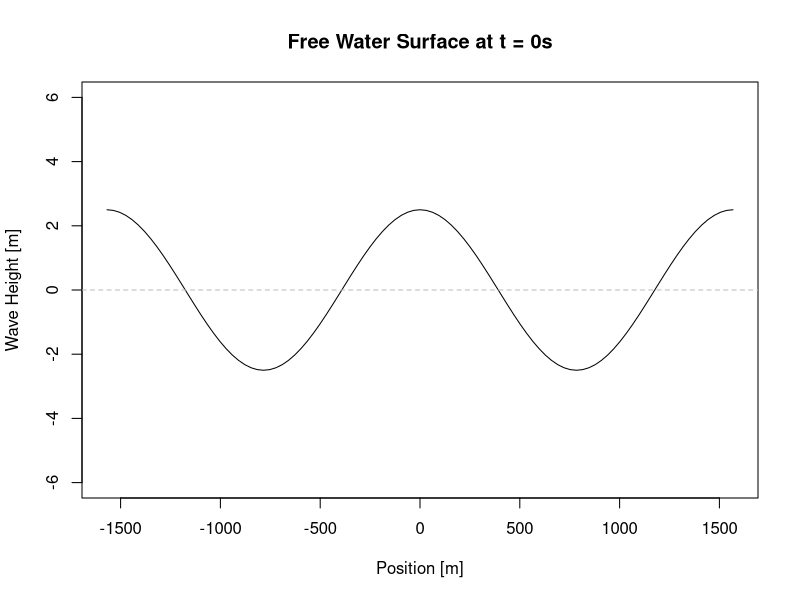
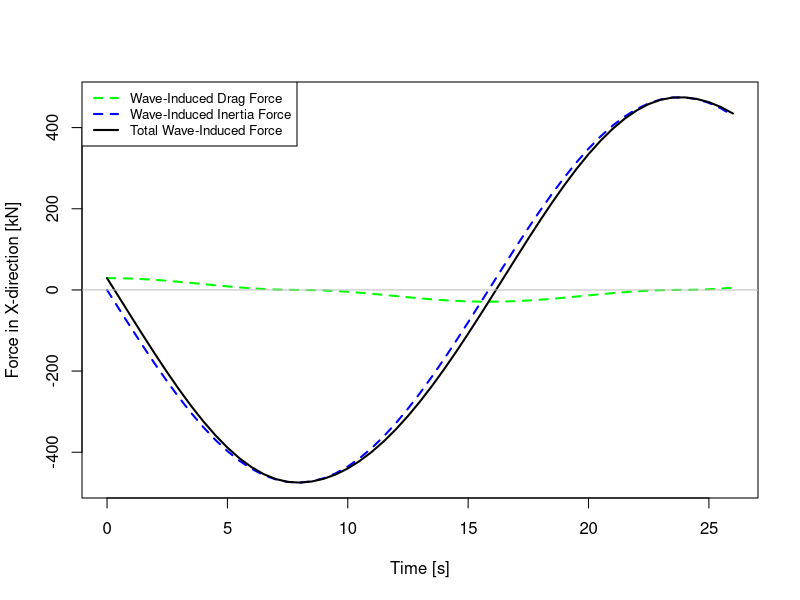
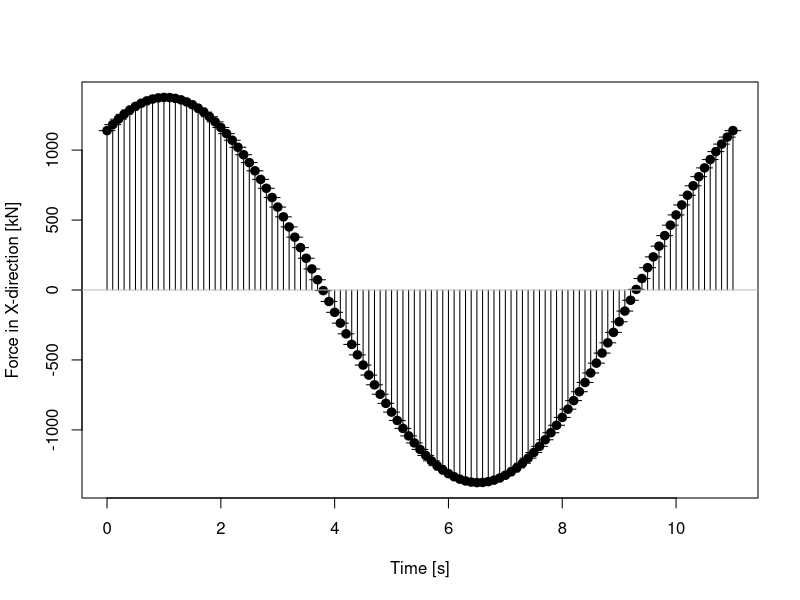
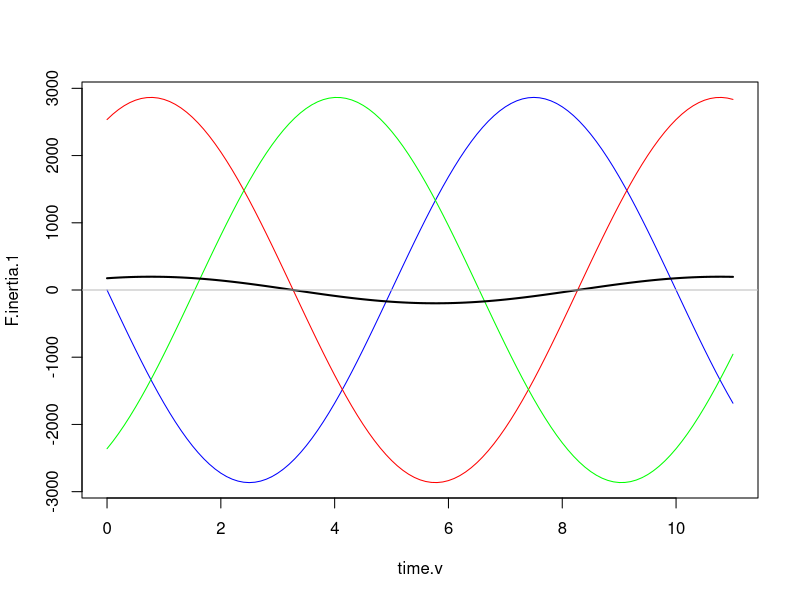
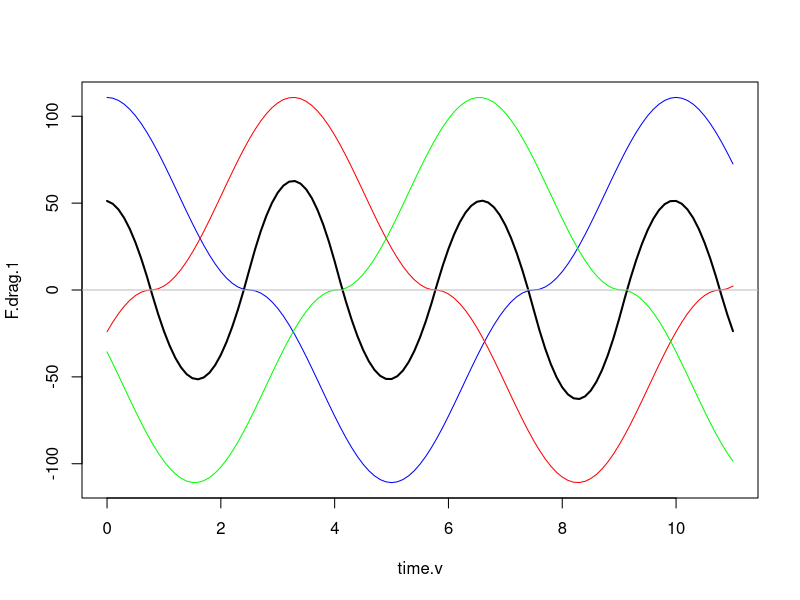
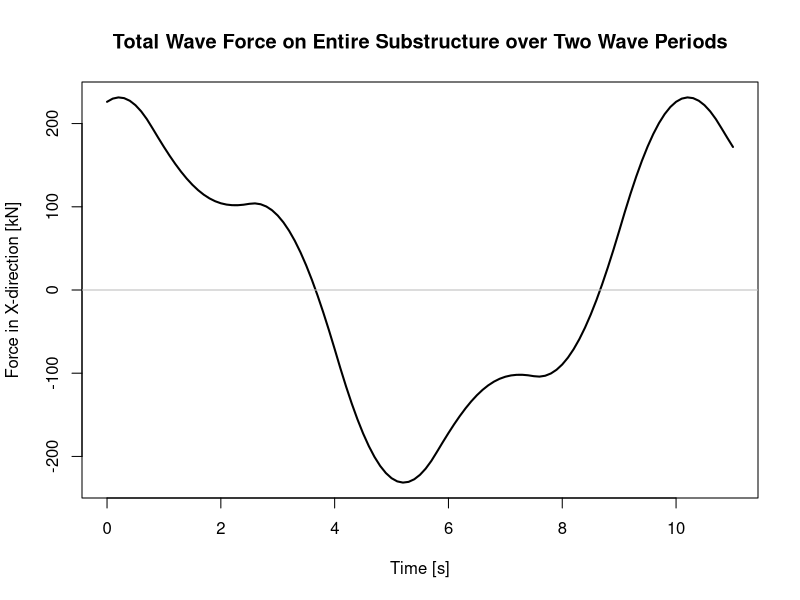
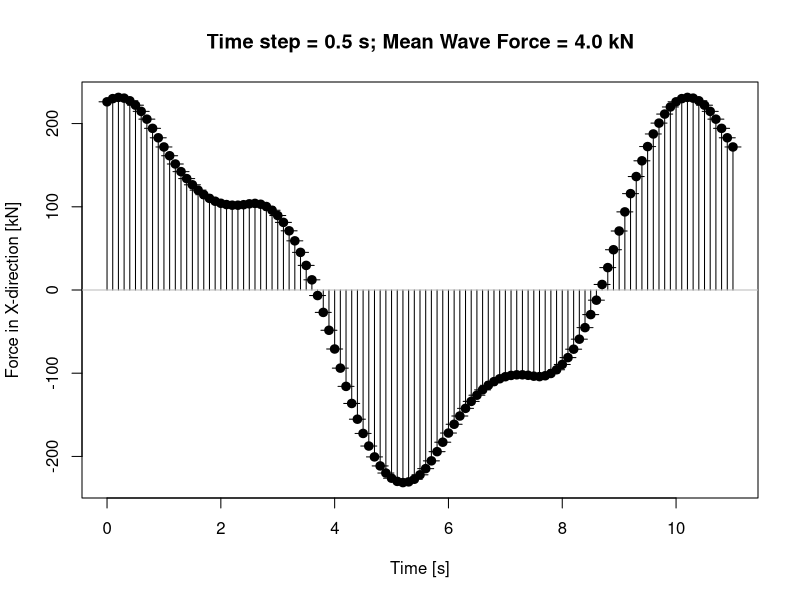
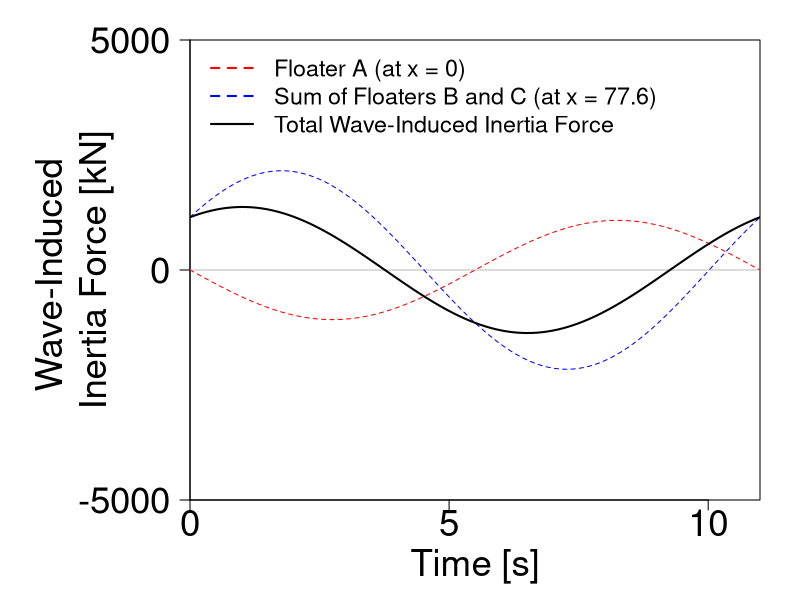

Generate these figures, in order, with R:
# Created By: Rudolph Santarromana
# Wave Drift Forces Calculation


setwd("C:/Users/Rudolph/Desktop/Rudolph/0 - CMU - Portugal PhD Files/0 - Research/Wind Energy/Dynamic Positioning")

library(tidyverse)
library(dplyr)


#### Using Morrison's equation

rho_water <- 1025 #seawater density [kg/m^3]
Cd <- 1.0 #body drag coefficient [-]
Cm <- 2.0 #body inertia coefficient [-]
diam <- 12.5 #12.5 body diameter [m]
draft <- 20 #20 body draft depth [m]
n.floaters <- 3 #3 number of floaters [-]

period <- 31.7 #wave period [seconds]
H <- 5 #design wave height [m]
depth <- 1000 #1000 site water depth [m]

v.curr <- 0

# Determine wavelength
# lambda <- (9.81*(period^2))/(2*pi) #wavelength [m]

fn.lambda <- function(l,pd = period, d = depth) { #this is the function to be optimized
  lambda <- (9.81*(pd^2))/(2*pi)
  fn <- abs(lambda*tanh((2*pi*d)/l) - l)
  return(fn)
}

lambda <- optimize(fn.lambda, c(0,10000), maximum = FALSE)$minimum

Lambda <- function(pd) {return((9.81*(pd^2))/(2*pi))} #pd in s, Lambda in m
# Lambda(5.66)


# Can we apply Morrison's equation? It is only applicable for small/slender objects
check <- if (diam/lambda < 0.2) print("YES") else print("NO")

Check <- function(diam) { #diam in m. Given a body diameter, what period is morison's equation allowed for?
  d_lambda <- 0.2 #the required ratio between D and Lambda for Morison's equation
  min.pd.sq <- (diam*2*pi)/(d_lambda*9.81)
  min.pd <- round(sqrt(min.pd.sq),2)
  return(min.pd) #in s. The wave period must be longer than this.
}
Check(12.5) #6.33s

#### Apply Morrison's equation if check == YES
area <- draft*diam*n.floaters #wetted area [m^2]
k <- 2*pi/lambda # [rad/m]

# Maximum Wave-induced drag force on ONE floater
F.drag.max <- 0.5*rho_water*Cd*diam*(((pi*H)/period)^2)*((1-exp(-2*k*draft))/(2*k)) # [Newtons]
F.drag.max <- F.drag.max/1000 #[kiloNewtons]

# Maximum Wave-induced inertial force
F.inertia.max <- rho_water*Cm*((pi*(diam^2))/4)*((2*(pi^2)*H)/period^2)*(1/k)*(1-exp(-k*draft)) #[Newtons]
F.inertia.max <- F.inertia.max/1000 #[kiloNewtons]

# Steady current drag force
F.curr <- 0.5*rho_water*area*v.curr^2

### Calculate time fluctuation
time.v <- seq(0,26, by = 0.5)

eta <- function(x,t) {
  a <- H/2
  sigma <- 2*pi/period
  eta <- a*cos(k*x - sigma*t)
  return(eta)
}

# Visualize wave height from SWL
dist.v <- seq(-lambda, lambda, by = lambda/50)
eta.v <- mapply(eta, x = dist.v, t = 0)

plot(x = dist.v, y = eta.v, type = 'l',
     ylim = c(-6,6), 
     main = "Free Water Surface at t = 0s",
     xlab = "Position [m]",
     ylab = "Wave Height [m]")
abline(h = 0, col = 'gray', lty = 2)

# Calculate fluctuating inertia- and drag-induced wave force on ONE floater
fn.F.inertia <- function(x,t,diam,Hs,Pd,dr = draft) {
  lambda <- (9.81*(Pd^2))/(2*pi)
  k <- 2*pi/lambda # [rad/m]
  F.inertia.max <- rho_water*Cm*((pi*(diam^2))/4)*((2*(pi^2)*Hs)/Pd^2)*(1/k)*(1-exp(-k*dr)) #[Newtons]
  F.inertia.max<- F.inertia.max/1000 #[kN]
  sigma <- 2*pi/Pd
  F.inertia <- F.inertia.max*sin(k*x - sigma*t)
  return(F.inertia)
}

fn.F.drag <- function(x,t,diam,Hs,Pd,dr = draft) {
  lambda <- (9.81*(Pd^2))/(2*pi)  
  k <- 2*pi/lambda # [rad/m]
  F.drag.max <- 0.5*rho_water*Cd*diam*(((pi*Hs)/Pd)^2)*((1-exp(-2*k*dr))/(2*k)) # [Newtons]
  F.drag.max <- F.drag.max/1000 #[kN]
  sigma <- 2*pi/Pd
  F.drag <- F.drag.max*cos(k*x - sigma*t)*abs(cos(k*x - sigma*t))
  return(F.drag)
}

#######################################################################
# On One Floater
F.inertia.v <- mapply(fn.F.inertia, x = 0, t = time.v, diam = diam,Hs = H, Pd = period)
F.drag.v <- mapply(fn.F.drag, x = 0, t = time.v,diam = diam,Hs = H, Pd = period)
F.total.v <- F.inertia.v + F.drag.v

plot(x = time.v, y = F.inertia.v, type = 'l', col = 'blue', lty = 2, lwd = 2,
     xlab = "Time [s]",
     ylab = "Force in X-direction [kN]")
lines(x = time.v, y = F.drag.v, col = 'green', lty = 2, lwd = 2)
lines(x = time.v, y = F.total.v, col = 'black', lwd = 2)
abline(h = 0, col = 'gray')
legend('topleft', legend = c("Wave-Induced Drag Force","Wave-Induced Inertia Force", "Total Wave-Induced Force"),
       lty = c(2,2,1), lwd = c(2,2,2), col = c('green','blue','black'),cex = 0.8)

max(F.total.v)
mean(F.total.v)

#######################################################################

# Calculate fluctuating intertia- and drag-induced wave force on three floaters
# oriented in a 1-2 fashion
dist <-77.6 #distance between the front and rear floaters [m]
H <- 1.8
period <- 11

time.v <- seq(0,(period), by = 0.1)

F.inertia.front <- mapply(fn.F.inertia, x = 0, t = time.v, diam = 12.5, Hs = H, Pd = period)
F.inertia.back <- mapply(fn.F.inertia, x = dist, t = time.v, diam = 12.5, Hs = H, Pd = period)

F.inertia.v2 <- F.inertia.front + 2*F.inertia.back

## Plot
setEPS()
postscript("Inertia Wave Force.eps", width = 7.5, height = 5)
par(mar = c(5,9.5,2,2))

plot(x = time.v, y = F.inertia.back*2, type = 'n', col = 'blue', ylim = c(-5000,5000), 
     xaxs = 'i', yaxs = 'i', las = 1, xaxp = c(0,10,2), yaxp = c(-5000, 5000, 2),
     xlab = "Time [s]", ylab = "",
     cex.lab = 2.2, cex.axis = 2.2)
abline(h = 0, col = 'gray')
lines(x = time.v, y = F.inertia.back*2, col = 'blue', lty = 2)
lines(x = time.v, y = F.inertia.front, col = 'red', lty = 2)
lines(x = time.v, y = F.inertia.v2, col = 'black', lwd = 2)
mtext("Wave-Induced \nInertia Force [kN]", side = 2, cex = 2.2, line = 4)

legend('topleft', 
       legend = c("Floater A (at x = 0)","Sum of Floaters B and C (at x = 77.6)", "Total Wave-Induced Inertia Force"),
       lty = c(2,2,1), lwd = c(2,2,2), col = c('red','blue','black'),cex = 1.4, bty = 'n')

dev.off()
##End Plot

F.drag.front <- mapply(fn.F.drag, x = 0, t = time.v, diam = 12.5, Hs = H, Pd = period)
F.drag.back <- mapply(fn.F.drag, x = dist, t = time.v, diam = 12.5, Hs = H, Pd = period)

F.drag.v2 <- F.drag.front + 2*F.drag.back

##Plot
setEPS()
postscript("Drag Wave Force.eps", width = 7.5, height = 5)
par(mar = c(5,9.5,2,2))

plot(x = time.v, y = F.drag.back*2, type = 'n', col = 'blue', ylim = c(-100,100),
     xaxs = 'i', yaxs = 'i', las = 1, xaxp = c(0,10,2), yaxp = c(-100, 100, 2),
     xlab = "Time [s]", ylab = "",
     cex.lab = 2.2, cex.axis = 2.2)
abline(h = 0, col = 'gray')
lines(x = time.v, y = F.drag.back*2, col = 'blue',lty = 2)
lines(x = time.v, y = F.drag.front, col = 'red', lty = 2)
lines(x = time.v, y = F.drag.v2, col = 'black', lwd = 2)
mtext("Wave-Induced \nDrag Force [kN]", side = 2, cex = 2.2, line = 4)

legend('topleft', 
       legend = c("Floater A (at x = 0)","Sum of Floaters B and C (at x = 77.6)", "Total Wave-Induced Drag Force"),
       lty = c(2,2,1), lwd = c(2,2,2), col = c('red','blue','black'),cex = 1.4, bty = 'n')

dev.off()
## End Plot

F.total.v2 <- F.inertia.v2 + F.drag.v2
##Plot
setEPS()
postscript("Total Wave Force.eps", width = 7.5, height = 5)
par(mar = c(5,9.5,2,2))

plot(x = time.v, y = F.total.v2, type = 'n', lwd = 2, col = 'black', ylim = c(-5000,5000),
     xaxs = 'i', yaxs = 'i', las = 1, xaxp = c(0,10,2), yaxp = c(-5000, 5000, 2),
     xlab = "Time [s]", ylab = "",
     cex.lab = 2.2, cex.axis = 2.2)
abline(h = 0, col = 'gray')
lines(x = time.v, y = F.inertia.v2, col = 'red', lwd = 2, lty = 2)
lines(x = time.v, y = F.drag.v2, col = 'blue', lwd = 2, lty = 2)
lines(x = time.v, y = F.total.v2, lwd = 1, col = 'black')
mtext("Wave-Induced \nTotal Force [kN]", side = 2, cex = 2.2, line = 4)

legend('topleft', 
       legend = c("Wave-Induced Drag Force","Wave-Induced Inertia Force", "Total Wave-Induced Force"),
       lty = c(2,2,1), lwd = c(2,2,2), col = c('red','blue','black'),cex = 1.4, bty = 'n')

dev.off()
## End Plot

#bars based on time step
plot(x = time.v, y = F.total.v2, type = 'p', lwd = 2, pch = 19,
     xlab = "Time [s]",
     ylab = "Force in X-direction [kN]")
# lines(x = time.v, y = F.inertia.v3, col = 'blue', lwd = 2, lty = 2)
# lines(x = time.v, y = F.drag.v3, col = 'green', lwd = 2, lty = 2)
arrows(time.v, 0, time.v, F.total.v2, angle = 90, length = 0.08)
abline(h = 0, col = 'gray')

mean(F.total.v2)
max(F.total.v2)

#######################################################################
# oriented in a 1-1-1 fashion
dist1 <- 102.13/2 #distance between the front and middle floaters [m]
dist2 <- 102.13 #distance between the front and rear floaters [m]

F.inertia.1 <- mapply(fn.F.inertia, x = 0, t = time.v, diam = 12.5, Hs = 4.2, Pd = 10)
F.inertia.2 <- mapply(fn.F.inertia, x = dist1, t = time.v, diam = 12.5, Hs = 4.2, Pd = 10)
F.inertia.3 <- mapply(fn.F.inertia, x = dist2, t = time.v, diam = 12.5, Hs = 4.2, Pd = 10)

F.inertia.v3 <- F.inertia.1 + F.inertia.2 + F.inertia.3

plot(x = time.v, y = F.inertia.1, type = 'l', col = 'blue')
lines(x = time.v, y = F.inertia.2, col = 'red')
lines(x = time.v, y = F.inertia.3, col = 'green')
lines(x = time.v, y = F.inertia.v3, col = 'black', lwd = 2)
abline(h = 0, col = 'gray')

F.drag.1 <- mapply(fn.F.drag, x = 0, t = time.v, diam = 12.5, Hs = 4.2, Pd = 10)
F.drag.2 <- mapply(fn.F.drag, x = dist1, t = time.v, diam = 12.5, Hs = 4.2, Pd = 10)
F.drag.3 <- mapply(fn.F.drag, x = dist2, t = time.v, diam = 12.5, Hs = 4.2, Pd = 10)

F.drag.v3 <- F.drag.1 + F.drag.2 + F.drag.3

plot(x = time.v, y = F.drag.1, type = 'l', col = 'blue')
lines(x = time.v, y = F.drag.2, col = 'red')
lines(x = time.v, y = F.drag.3, col = 'green')
lines(x = time.v, y = F.drag.v3, col = 'black', lwd = 2)
abline(h = 0, col = 'gray')

F.total.v3 <- F.inertia.v3 + F.drag.v3

plot(x = time.v, y = F.total.v3, type = 'l', lwd = 2,
     xlab = "Time [s]",
     ylab = "Force in X-direction [kN]",
     main = "Total Wave Force on Entire Substructure over Two Wave Periods")
# lines(x = time.v, y = F.inertia.v3, col = 'blue', lwd = 2, lty = 2)
# lines(x = time.v, y = F.drag.v3, col = 'green', lwd = 2, lty = 2)
abline(h = 0, col = 'gray')
# legend('bottomleft', 
#        legend = c("Wave-Induced Drag Force","Wave-Induced Inertia Force", "Total Wave-Induced Force"),
#        lty = c(2,2,1), lwd = c(2,2,2), col = c('green','blue','black'),cex = 0.8)

#bars based on time step
plot(x = time.v, y = F.total.v3, type = 'p', lwd = 2, pch = 19,
     xlab = "Time [s]",
     ylab = "Force in X-direction [kN]",
     main = "Time step = 0.5 s; Mean Wave Force = 4.0 kN")
# lines(x = time.v, y = F.inertia.v3, col = 'blue', lwd = 2, lty = 2)
# lines(x = time.v, y = F.drag.v3, col = 'green', lwd = 2, lty = 2)
arrows(time.v, 0, time.v, F.total.v3, angle = 90, length = 0.08)
abline(h = 0, col = 'gray')
# legend('bottomleft',
#        legend = c("Wave-Induced Drag Force","Wave-Induced Inertia Force", "Total Wave-Induced Force"),
#        lty = c(2,2,1), lwd = c(2,2,2), col = c('green','blue','black'),cex = 0.8)

mean(F.total.v3)
sum(F.total.v3)
max(F.total.v3)

#######################################################################

### Considering all orientations, up to 60 degrees
phi <- seq(0,60, by = 6) #degrees
phi.rad <- phi*(pi/180) #radians
radius <- 51.75 #m
tower.radius <- 10 #m

#floater position orientations
floater1.pos <- round(radius*cos(0 + phi.rad),2)
floater2.pos <- round(radius*cos(2*pi/3 + phi.rad),2)
floater3.pos <- round(radius*cos(4*pi/3 + phi.rad),2)

Force.Matrix <- function(sig.ht = H, prd = period, time.step = 0.05, 
                              F1 = floater1.pos, 
                              F2 = floater2.pos,
                              F3 = floater3.pos) {
  time.v <- seq(0,prd, by = time.step) #how often would the system adjust? 1/second?
  #initialize the lists, each value corresponds to an orientation/rotation
  Drag.L <- c()
  Inertia.L <- c()
  Total.L <- c()
  Mean.Force <- c()
  Max.Force <- c()
  
  for(i in 1:length(F1)) {
    F.drag.f1 <- mapply(fn.F.drag, x = F1[i], t = time.v, diam = 12.5, Hs = sig.ht, Pd = prd)
    F.drag.f2 <- mapply(fn.F.drag, x = F2[i], t = time.v, diam = 12.5, Hs = sig.ht, Pd = prd)
    F.drag.f3 <- mapply(fn.F.drag, x = F3[i], t = time.v, diam = 12.5, Hs = sig.ht, Pd = prd)
    F.drag.TS <- mapply(fn.F.drag, x = 0, t = time.v, diam = 10, Hs = sig.ht, Pd = prd)
    
    F.DRAG <- list(round(F.drag.f1 + F.drag.f2 + F.drag.f3 + F.drag.TS, 2))
    
    F.inertia.f1 <- mapply(fn.F.inertia, x = F1[i], t = time.v, diam = 12.5, Hs = sig.ht, Pd = prd)
    F.inertia.f2 <- mapply(fn.F.inertia, x = F2[i], t = time.v, diam = 12.5, Hs = sig.ht, Pd = prd)
    F.inertia.f3 <- mapply(fn.F.inertia, x = F3[i], t = time.v, diam = 12.5, Hs = sig.ht, Pd = prd)
    F.inertia.TS <- mapply(fn.F.inertia, x = 0, t = time.v, diam = 10, Hs = sig.ht, Pd = prd)
    
    F.INER <- list(round(F.inertia.f1 + F.inertia.f2 + F.inertia.f3 + F.inertia.TS, 2))
    
    F.TOT <- list(round(F.drag.f1 + F.drag.f2 + F.drag.f3 + F.drag.TS +
                    F.inertia.f1 + F.inertia.f2 + F.inertia.f3 + F.inertia.TS, 2))
    
    F.mean <- round(mean(F.drag.f1 + F.drag.f2 + F.drag.f3 + F.drag.TS +
                    F.inertia.f1 + F.inertia.f2 + F.inertia.f3 + F.inertia.TS), 2)
    
    F.max <- round(max(F.drag.f1 + F.drag.f2 + F.drag.f3 + F.drag.TS +
                     F.inertia.f1 + F.inertia.f2 + F.inertia.f3 + F.inertia.TS), 2)
    
    Drag.L <- c(Drag.L, F.DRAG)
    Inertia.L <- c(Inertia.L, F.INER)
    Total.L <- c(Total.L, F.TOT)
    Mean.Force <- c(Mean.Force, F.mean)
    Max.Force <- c(Max.Force, F.max)
    
  }
  
  return(data.frame(phi,Mean.Force,Max.Force))
}

Morro.period <- c(8,8.1,8.3,8.5,8.7,9.5,10,10.1,12.1,11.8,11.7,11.6,11.5,11.4,11.1,10.9,10.9,10.7,10.4,10.1,10.1,10.2,10.1,9.9,9.5,9.4,9.4,9.4,9.5,9.5,9.4,9.4,9.4,9.2,9.0,8.8,15.4,8.3,8.1,7.9,7.6,7.4,7.7,7.8,14.5,14.4,5.1,14.3)
summary(Morro.period)
Morro.ht <- c(1.8,1.7,1.6,1.6,1.6,1.6,1.5,1.3,1.5,1.5,1.4,1.4,1.5,1.4,1.4,1.3,1.3,1.3,1.3,1.2,1.2,1.1,1.1,1.2,1.2,1.2,1.1,1.0,1.1,1.1,1.2,1.2,1.2,1.1,1.0,1.0,1.0,1.1,1.1,1.2,0.9,0.9,0.9,0.9,0.9,0.9,0.9,1.0)
summary(Morro.ht)


#####Operational Conditions
#Portugal                       
max(Force.Matrix(1.2,11)$Mean.Force) 
max(Force.Matrix(1.2,14)$Mean.Force) 
max(Force.Matrix(1.8,11)$Mean.Force) 
max(Force.Matrix(1.8,14)$Mean.Force) 
#California
max(Force.Matrix(1.1,8.6)$Mean.Force) 
max(Force.Matrix(1.1,10.9)$Mean.Force) 
max(Force.Matrix(1.4,8.6)$Mean.Force) 
max(Force.Matrix(1.4,10.9)$Mean.Force) 

#####Extreme Conditions
#Portugal
max(Force.Matrix(3.2,18.2)$Mean.Force) 
max(Force.Matrix(3.5,18.3)$Mean.Force) 
max(Force.Matrix(4.5,15.7)$Mean.Force) 
max(Force.Matrix(5.2,14.8)$Mean.Force) 
#California
max(Force.Matrix(7,8.8)$Mean.Force) 
max(Force.Matrix(9,12.2)$Mean.Force) 
max(Force.Matrix(11.2,17.3)$Mean.Force) 
max(Force.Matrix(9,21.1)$Mean.Force) 

#######################################################################
#for 5MW semisubersible validation method;
### Only doing one orientation. 1-2 orientation
UC.d <- 12 #m. uppper floater column
BC.d <- 24 #m. base floater column
MC.d <- 6.5 #m. middle column
UC.dr <- 14 #m. depth of upper column below SWL
BC.dr <- 20 #m. depth of bottom of base column below SWL. 6m thick cylinder


#center of floater positions in the wave field (only on the axis in the direction of the wave propagation)
# floater.1.pos <- 0
# floater.2.pos <- 43.3
# floater.3.pos <- 43.3 
# MC.pos <- 28.87

Force.Matrix2 <- function(sig.ht, prd, int = 0.05,
                         F1 = 0, 
                         F2 = 43.3,
                         F3 = 43.3,
                         MC = 28.87) {
  time.v <- seq(0,prd, by = int) #how often would the system adjust? 1/second?
  #initialize the lists, each value corresponds to an orientation/rotation
  Drag.L <- c()
  Inertia.L <- c()
  Total.L <- c()
  Mean.Force <- c()
  Max.Force <- c()
  
  F.drag.f1 <- fn.F.drag(x = F1, t = time.v, diam = BC.d, Hs = sig.ht, Pd = prd, dr = BC.dr) -
    fn.F.drag(x = F1, t = time.v, diam = BC.d, Hs = sig.ht, Pd = prd, dr = UC.dr) +
    fn.F.drag(x = F1, t = time.v, diam = UC.d, Hs = sig.ht, Pd = prd, dr = UC.dr)

  F.drag.f2 <- fn.F.drag(x = F2, t = time.v, diam = BC.d, Hs = sig.ht, Pd = prd, dr = BC.dr) -
    fn.F.drag(x = F2, t = time.v, diam = BC.d, Hs = sig.ht, Pd = prd, dr = UC.dr) +
    fn.F.drag(x = F2, t = time.v, diam = UC.d, Hs = sig.ht, Pd = prd, dr = UC.dr)

  F.drag.f3 <- fn.F.drag(x = F3, t = time.v, diam = BC.d, Hs = sig.ht, Pd = prd, dr = BC.dr) -
    fn.F.drag(x = F3, t = time.v, diam = BC.d, Hs = sig.ht, Pd = prd, dr = UC.dr) +
    fn.F.drag(x = F3, t = time.v, diam = UC.d, Hs = sig.ht, Pd = prd, dr = UC.dr)
  
  F.drag.MC <- fn.F.drag(x = MC, t = time.v, diam = MC.d, Hs = sig.ht, Pd = prd, dr = BC.dr)
    
  F.DRAG <- round(F.drag.f1 + F.drag.f2 + F.drag.f3 + F.drag.MC, 0)
  
  F.inertia.f1 <- fn.F.inertia(x = F1, t = time.v, diam = BC.d, Hs = sig.ht, Pd = prd, dr = BC.dr) -
    fn.F.inertia(x = F1, t = time.v, diam = BC.d, Hs = sig.ht, Pd = prd, dr = UC.dr) +
    fn.F.inertia(x = F1, t = time.v, diam = UC.d, Hs = sig.ht, Pd = prd, dr = UC.dr)

  F.inertia.f2 <- fn.F.inertia(x = F2, t = time.v, diam = BC.d, Hs = sig.ht, Pd = prd, dr = BC.dr) -
    fn.F.inertia(x = F2, t = time.v, diam = BC.d, Hs = sig.ht, Pd = prd, dr = UC.dr) +
    fn.F.inertia(x = F2, t = time.v, diam = UC.d, Hs = sig.ht, Pd = prd, dr = UC.dr)

  F.inertia.f3 <- fn.F.inertia(x = F3, t = time.v, diam = BC.d, Hs = sig.ht, Pd = prd, dr = BC.dr) -
    fn.F.inertia(x = F3, t = time.v, diam = BC.d, Hs = sig.ht, Pd = prd, dr = UC.dr) +
    fn.F.inertia(x = F3, t = time.v, diam = UC.d, Hs = sig.ht, Pd = prd, dr = UC.dr)
  
  F.inertia.MC <- fn.F.inertia(x = MC, t = time.v, diam = MC.d, Hs = sig.ht, Pd = prd, dr = BC.dr)
    
  F.INER <- round(F.inertia.f1 + F.inertia.f2 + F.inertia.f3 + F.inertia.MC, 0)
    
  F.TOT <- F.DRAG + F.INER
    
  Mean <- round(mean(F.TOT),0)

  Max <- round(max(F.TOT), 0)

  
  return(data.frame(Mean,Max))
}


#####Operational Conditions
#Portugal                       
Force.Matrix2(1.2,11)$Mean 
Force.Matrix2(1.2,14)$Mean 
Force.Matrix2(1.8,11)$Mean
Force.Matrix2(1.8,14)$Mean 
#California
Force.Matrix2(1.1,8.6)$Mean
Force.Matrix2(1.1,10.9)$Mean
Force.Matrix2(1.4,8.6)$Mean 
Force.Matrix2(1.4,10.9)$Mean 

#####Extreme Conditions
#Portugal from Oliveira
Force.Matrix2(3.2,18.2)$Mean 
Force.Matrix2(3.5,18.3)$Mean 
Force.Matrix2(4.5,15.7)$Mean 
Force.Matrix2(4.1,18.4)$Mean 
#California from Berg (2011)
Force.Matrix2(7,8.8)$Mean 
Force.Matrix2(9,12.18)$Mean 
Force.Matrix2(11.22,17.26)$Mean 
Force.Matrix2(9,21.09)$Mean 

